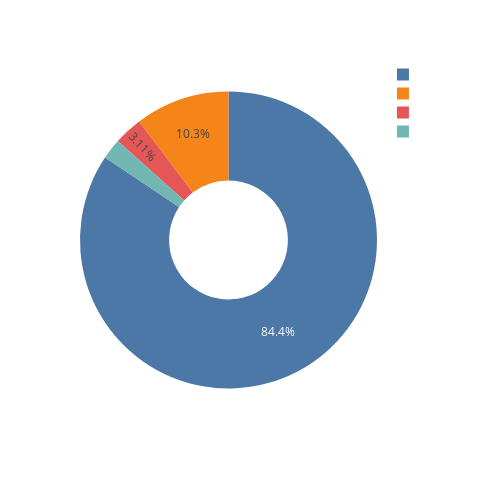

Notebook cell for this chart:
### Code cell
import pandas as pd
import plotly.graph_objs as go

data = [
    go.Pie(labels=df_summary['Coin'],
           values=df_summary['Value'],
           hole=.4)
  ]

fig = go.Figure(px.pie(labels=df_summary['Coin'],
           values=df_summary['Value'],
           names = df_summary['Coin'],
           hole=.4,color_discrete_sequence=px.colors.qualitative.T10))
fig.update_layout(width=500, height=500,paper_bgcolor='rgba(0,0,0,0)',
                      plot_bgcolor='rgba(0,0,0,0)', font_color = 'white')
fig.show()

### Figure 1 — Plotly figure (JSON) as saved in the notebook; plotly's stock layout.template omitted (floating-point values rounded to 4 significant figures)
{"data": [{"domain": {"x": [0, 1], "y": [0, 1]}, "hole": 0.4, "hovertemplate": "label=%{label}<br>value=%{value}<extra></extra>", "labels": ["BTC-USD", "SOL-USD", "NEAR-USD", "LINK-USD"], "legendgroup": "", "name": "", "showlegend": true, "type": "pie", "values": [19.9, 27.51, 91.02, 746.9]}], "layout": {"font": {"color": "white"}, "height": 500, "legend": {"tracegroupgap": 0}, "margin": {"t": 60}, "paper_bgcolor": "rgba(0,0,0,0)", "piecolorway": ["#4C78A8", "#F58518", "#E45756", "#72B7B2", "#54A24B", "#EECA3B", "#B279A2", "#FF9DA6", "#9D755D", "#BAB0AC"], "plot_bgcolor": "rgba(0,0,0,0)", "width": 500}}
